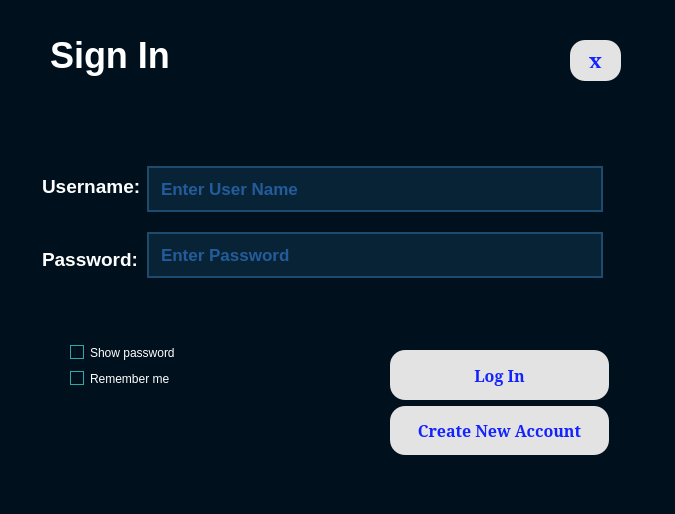
<?xml version="1.0" encoding="UTF-8"?>
<ui version="4.0">
 <class>MainPage</class>
 <widget class="QMainWindow" name="MainPage">
  <property name="geometry">
   <rect>
    <x>0</x>
    <y>0</y>
    <width>675</width>
    <height>514</height>
   </rect>
  </property>
  <property name="windowTitle">
   <string>Tic Tac Toe</string>
  </property>
  <property name="windowIcon">
   <iconset theme="appointment-new"/>
  </property>
  <property name="styleSheet">
   <string notr="true">QWidget
{
	background-color: #00111d;
	color: #ffffff;
	border-color: #000000;

}</string>
  </property>
  <widget class="QWidget" name="centralwidget">
   <widget class="QLabel" name="label_6">
    <property name="geometry">
     <rect>
      <x>50</x>
      <y>30</y>
      <width>171</width>
      <height>51</height>
     </rect>
    </property>
    <property name="font">
     <font>
      <family>Arial</family>
      <pointsize>27</pointsize>
      <bold>true</bold>
     </font>
    </property>
    <property name="styleSheet">
     <string notr="true">QLabel
{
	background-color: #00111d;
	color: #ffffff;
	border-color: #000000;

}</string>
    </property>
    <property name="text">
     <string>Sign In</string>
    </property>
    <property name="alignment">
     <set>Qt::AlignLeading|Qt::AlignLeft|Qt::AlignVCenter</set>
    </property>
   </widget>
   <widget class="QWidget" name="layoutWidget">
    <property name="geometry">
     <rect>
      <x>390</x>
      <y>350</y>
      <width>219</width>
      <height>105</height>
     </rect>
    </property>
    <layout class="QVBoxLayout" name="verticalLayout">
     <item>
      <widget class="QPushButton" name="pushButton_LogIn">
       <property name="sizePolicy">
        <sizepolicy hsizetype="Preferred" vsizetype="Preferred">
         <horstretch>0</horstretch>
         <verstretch>0</verstretch>
        </sizepolicy>
       </property>
       <property name="font">
        <font>
         <family>SimSun</family>
         <pointsize>12</pointsize>
         <bold>true</bold>
        </font>
       </property>
       <property name="styleSheet">
        <string notr="true">QPushButton
{
	background-color:#e3e3e3;
	color: #1323ff;
	border-style: solid;
	border-radius:15px;
	border-color: #000000;
	font-weight : bold;
	padding: 13px;

}


QPushButton::hover
{
	background-color: #3dffaf;
	color: #000000;
	border-style: solid;
	border-color: #000000;
	font-weight : bold;
	padding: 13px;

}


QPushButton::pressed
{
	background-color: #3dc8af;
	color: #000000;
	border-style: solid;
	border-color: #000000;
	font-weight : bold;
	padding: 13px;

}</string>
       </property>
       <property name="text">
        <string>Log In</string>
       </property>
      </widget>
     </item>
     <item>
      <widget class="QPushButton" name="pushButton_signup">
       <property name="sizePolicy">
        <sizepolicy hsizetype="Preferred" vsizetype="Preferred">
         <horstretch>0</horstretch>
         <verstretch>0</verstretch>
        </sizepolicy>
       </property>
       <property name="font">
        <font>
         <family>SimSun</family>
         <pointsize>12</pointsize>
         <bold>true</bold>
        </font>
       </property>
       <property name="styleSheet">
        <string notr="true">QPushButton
{
	background-color:#e3e3e3;
	color: #1323ff;
	border-style: solid;
	border-radius:15px;
	border-color: #000000;
	font-weight : bold;
	padding: 13px;

}


QPushButton::hover
{
	background-color: #3dffaf;
	color: #000000;
	border-style: solid;
	border-color: #000000;
	font-weight : bold;
	padding: 13px;

}


QPushButton::pressed
{
	background-color: #3dc8af;
	color: #000000;
	border-style: solid;
	border-color: #000000;
	font-weight : bold;
	padding: 13px;

}</string>
       </property>
       <property name="text">
        <string>Create New Account</string>
       </property>
      </widget>
     </item>
    </layout>
   </widget>
   <widget class="QWidget" name="layoutWidget">
    <property name="geometry">
     <rect>
      <x>70</x>
      <y>340</y>
      <width>201</width>
      <height>51</height>
     </rect>
    </property>
    <layout class="QVBoxLayout" name="verticalLayout_2">
     <item>
      <widget class="QCheckBox" name="checkBox_showpassword">
       <property name="styleSheet">
        <string notr="true">QCheckBox
{
	background-color: transparent;
	color: #ffffff;
	border-color: #000000;

}


QCheckBox::indicator
{
    color: #ffffff;
    background-color: #00111d;
    border: 1px solid #2aaaa8;
    width: 12px;
    height: 12px;

}


QCheckBox::indicator:checked
{
    image:url(&quot;./ressources/check.png&quot;); /*To replace*/
	background-color: #1f2b2b;
    border: 1px solid #2aaaa8;

}


QCheckBox::indicator:unchecked:hover
{
    border: 1px solid #2aaaa8;

}


QCheckBox::disabled
{
	color: #656565;

}


QCheckBox::indicator:disabled
{
	background-color: #656565;
	color: #656565;
    border: 1px solid #656565;

}</string>
       </property>
       <property name="text">
        <string>Show password</string>
       </property>
      </widget>
     </item>
     <item>
      <widget class="QCheckBox" name="checkBox_2">
       <property name="styleSheet">
        <string notr="true">QCheckBox
{
	background-color: transparent;
	color: #ffffff;
	border-color: #000000;

}


QCheckBox::indicator
{
    color: #b1b1b1;
    background-color: #00111d;
    border: 1px solid #2aaaa8;
    width: 12px;
    height: 12px;

}


QCheckBox::indicator:checked
{
    image:url(&quot;./ressources/check.png&quot;); /*To replace*/
	background-color: #1f2b2b;
    border: 1px solid #2aaaa8;

}


QCheckBox::indicator:unchecked:hover
{
    border: 1px solid #2aaaa8;

}


QCheckBox::disabled
{
	color: #656565;

}


QCheckBox::indicator:disabled
{
	background-color: #656565;
	color: #656565;
    border: 1px solid #656565;

}</string>
       </property>
       <property name="text">
        <string>Remember me</string>
       </property>
      </widget>
     </item>
    </layout>
   </widget>
   <widget class="QWidget" name="layoutWidget">
    <property name="geometry">
     <rect>
      <x>42</x>
      <y>152</y>
      <width>561</width>
      <height>141</height>
     </rect>
    </property>
    <layout class="QHBoxLayout" name="horizontalLayout">
     <item>
      <layout class="QVBoxLayout" name="verticalLayout_4">
       <item>
        <widget class="QLabel" name="label_5">
         <property name="font">
          <font>
           <family>Arial</family>
           <pointsize>14</pointsize>
           <bold>true</bold>
          </font>
         </property>
         <property name="styleSheet">
          <string notr="true">QLabel
{
	background-color: #00111d;
	color: #ffffff;
	border-color: #000000;

}</string>
         </property>
         <property name="text">
          <string>Username:</string>
         </property>
         <property name="alignment">
          <set>Qt::AlignLeading|Qt::AlignLeft|Qt::AlignVCenter</set>
         </property>
        </widget>
       </item>
       <item>
        <widget class="QLabel" name="label_4">
         <property name="font">
          <font>
           <family>Arial</family>
           <pointsize>14</pointsize>
           <bold>true</bold>
          </font>
         </property>
         <property name="styleSheet">
          <string notr="true">QLabel
{
	background-color: #00111d;
	color: #ffffff;
	border-color: #000000;

}</string>
         </property>
         <property name="text">
          <string>Password:</string>
         </property>
         <property name="alignment">
          <set>Qt::AlignLeading|Qt::AlignLeft|Qt::AlignVCenter</set>
         </property>
        </widget>
       </item>
      </layout>
     </item>
     <item>
      <layout class="QVBoxLayout" name="verticalLayout_3">
       <item>
        <widget class="QLineEdit" name="lineEdit_username">
         <property name="font">
          <font>
           <family>Arial</family>
           <pointsize>13</pointsize>
           <italic>false</italic>
           <bold>true</bold>
           <kerning>true</kerning>
          </font>
         </property>
         <property name="styleSheet">
          <string notr="true">QLineEdit
{
	background-color: #082336;
	color: #3e93ff;
	border-style: solid;
	border-width: 2px;
	border-color: #1e4b6d;
	padding: 10px;

}


QLineEdit::hover
{
	background-color: #082336;
	color: #3e93ca;
	border-style: solid;
	border-width: 2px;
	border-color: #01dcff;
	padding: 10px;

}


QLineEdit::focus
{
	
	color: #3e93ca;
	border-style: solid;
	border-width: 2px;
	border-color: #01dcff;
	padding: 10px;

}</string>
         </property>
         <property name="text">
          <string/>
         </property>
         <property name="placeholderText">
          <string>Enter User Name</string>
         </property>
        </widget>
       </item>
       <item>
        <widget class="QLineEdit" name="lineEdit_password">
         <property name="font">
          <font>
           <family>Arial</family>
           <pointsize>13</pointsize>
           <bold>true</bold>
          </font>
         </property>
         <property name="styleSheet">
          <string notr="true">QLineEdit
{
	background-color: #082336;
	color: #3e93ff;
	border-style: solid;
	border-width: 2px;
	border-color: #1e4b6d;
	padding: 10px;

}


QLineEdit::hover
{
	background-color: #082336;
	color: #3e93ca;
	border-style: solid;
	border-width: 2px;
	border-color: #01dcff;
	padding: 10px;

}


QLineEdit::focus
{
	
	color: #3e93ca;
	border-style: solid;
	border-width: 2px;
	border-color: #01dcff;
	padding: 10px;

}</string>
         </property>
         <property name="text">
          <string/>
         </property>
         <property name="echoMode">
          <enum>QLineEdit::Password</enum>
         </property>
         <property name="placeholderText">
          <string>Enter Password</string>
         </property>
        </widget>
       </item>
      </layout>
     </item>
    </layout>
   </widget>
   <widget class="QPushButton" name="pushButton_exit">
    <property name="geometry">
     <rect>
      <x>570</x>
      <y>40</y>
      <width>51</width>
      <height>41</height>
     </rect>
    </property>
    <property name="sizePolicy">
     <sizepolicy hsizetype="Preferred" vsizetype="Preferred">
      <horstretch>0</horstretch>
      <verstretch>0</verstretch>
     </sizepolicy>
    </property>
    <property name="font">
     <font>
      <family>SimSun</family>
      <pointsize>16</pointsize>
      <bold>true</bold>
     </font>
    </property>
    <property name="styleSheet">
     <string notr="true">QPushButton
{
	background-color:#e3e3e3;
	color: #1323ff;
	border-style: solid;
	border-radius:15px;
	border-color: #000000;
	font-weight : bold;
	padding: 13px;

}


QPushButton::hover
{
	background-color: #3dffaf;
	color: #000000;
	border-style: solid;
	border-color: #000000;
	font-weight : bold;
	padding: 13px;

}


QPushButton::pressed
{
	background-color: #3dc8af;
	color: #000000;
	border-style: solid;
	border-color: #000000;
	font-weight : bold;
	padding: 13px;

}</string>
    </property>
    <property name="text">
     <string>x</string>
    </property>
   </widget>
  </widget>
  <widget class="QMenuBar" name="menubar">
   <property name="geometry">
    <rect>
     <x>0</x>
     <y>0</y>
     <width>675</width>
     <height>21</height>
    </rect>
   </property>
  </widget>
  <widget class="QStatusBar" name="statusbar"/>
 </widget>
 <resources/>
 <connections/>
</ui>
